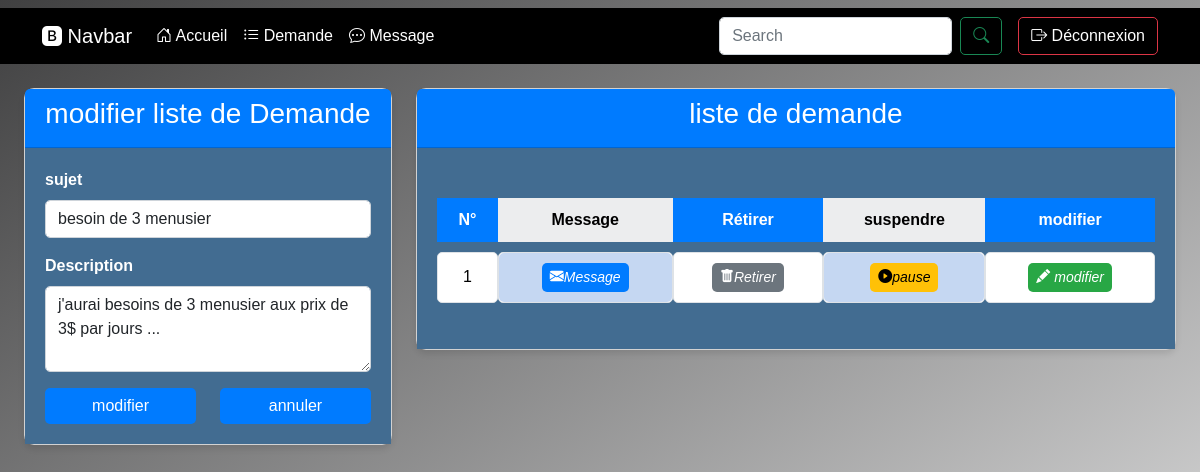
The app's page /page/adminClient/demande.php?mod=34 (signed in) with its own data.
### tables this page shows
CREATE TABLE `demande` (
  `id_de` int NOT NULL AUTO_INCREMENT,
  `description` text,
  `id_cl` int DEFAULT NULL,
  `sujet` text,
  `suspendu` tinyint(1) DEFAULT NULL,
  PRIMARY KEY (`id_de`),
  KEY `nt` (`id_cl`),
  CONSTRAINT `nt` FOREIGN KEY (`id_cl`) REFERENCES `client` (`id_cl`)
);

### models/class/class_demande.php (called while the page is built, shortened)
<?php
class demande{
    private $id;
    private $con;
    public function __construct($con){
        $this->con=$con;
    }
    public function set_id($id) : void{$this->id=$id;}
    public function afficher(){
        $query="select * from demande where id_cl=? order by id_de DESC";
        $stmt=$this->con->prepare($query);
        $stmt->execute(array($_SESSION["patron"]));
        return $stmt;
    }
    public function selection_une(){
        $query="select sujet,description from demande where id_de=? and id_cl=?";
        $stmt=$this->con->prepare($query);
        $stmt->execute(array($this->id,$_SESSION["patron"]));
        return $stmt->fetch();
    }
}
?>

### page/adminClient/demande.php (the view, shortened to what this page needs)
<?php
require_once("../../connexion/conn.php");
require_once("../../models/class/class_demande.php");
$db = new connexion();
$conn = $db->getconnexion();
$valeur = new demande($conn);
$requte=new recherche($conn);
if(isset($_POST["query"]) and ! empty($_POST["query"])){
    $requte->set_query(htmlspecialchars($_POST["query"]));
    $val=$requte->demande_client();
    $values=$_POST["query"];
}else{
    $val = $valeur->afficher();
}
if(isset($_GET["mod"]) and ! empty($_GET["mod"])){
    $valeur->set_id(htmlspecialchars($_GET["mod"]));
    $modifier= $valeur->selection_une();
}
?>
<!DOCTYPE html>
<html lang="en">
<head>
    <link rel="stylesheet" href="../../bootstrap.css">
    <link rel="stylesheet" href="../../bootsrap-icons/font/bootstrap-icons.css">
    <link rel="stylesheet" href="../../style/demande.css">
</head>
<body>
    <?php require_once("../../navbar/navbarClient.php") ?>
    <div class="row p-4">
        <div class="col-lg-4">
            <?php if(isset($_GET["mod"]) and ! empty($_GET["mod"])){ ?>
            <div class="card">
                <div class="card-header">
                    <h3 class="text-center">modifier liste de Demande</h3>
                </div>
                <div class="card-body">
                    <form action="../../models/controleur/controleur_demande.php" method="post">
                        <div class="mb-3">
                            <label for="" class="form-label">sujet</label>
                            <input value="<?= $modifier["sujet"] ?>" name="sujet" required autocomplete="off" type="text" class="form-control">
                        </div>
                        <div class="mb-3">
                            <label for="" class="form-label">Description</label>
                            <textarea required autocomplete="off" class="form-control" name="description" id="" rows="3"><?= $modifier["description"] ?></textarea>
                        </div>
                        <div class="row">
                            <div class="col-lg-6">
                                <button type="submit" class="btn btn-primary w-100">modifier</button>
                            </div>
                            <div class="col-lg-6">
                                <a href="?" class="btn btn-primary w-100">annuler</a>
                            </div>
                        </div>
                    </form>
                </div>
            </div>
            <?php } ?>
        </div>
        <div class="col-lg-8">
            <div class="card">
                <div class="card-header">
                    <h3 class="text-center"> liste de demande</h3>
                </div>
                <div class="card-body">
                    <div
                        class="table-responsive">
                        <table
                            class="table table-striped-columns table-hover table-borderless table-primary align-middle">
                            <thead class="table-light">
                                <tr>
                                    <th>N°</th>
                                    <th>Message</th>
                                    <th>Rétirer</th>
                                    <th>suspendre</th>
                                    <th>modifier</th>
                                </tr>
                            </thead>
                            <tbody class="table-group-divider">
                            <?php
                                $i = 0;
                                $data = $val->fetchAll(PDO::FETCH_ASSOC);
                                foreach ($data as $contenu) {
                                    $i++;
                                ?>
                                    <tr
                                        class="table-primary">
                                        <td><?= $i ?></td>
                                        <td>
                                            <button
                                                type="button"
                                                class="btn btn-primary btn-sm"
                                                data-bs-toggle="modal"
                                                data-bs-target="#modalId-<?= $i ?>">
                                                <i class="bi bi-envelope-fill">Message</i>
                                            </button>
                                        </td>
                                        <td>
                                            <a href="../../models/controleur/controleur_demande.php?sup=<?= $contenu["id_de"] ?>" class="btn btn-secondary btn-sm"><i class="bi bi-trash-fill">Retirer</i></a>
                                        </td>
                                        <td>
                                            <?php if ($contenu["suspendu"] == 1) { ?>
                                                <a href="../../models/controleur/controleur_demande.php?id_pause=<?= $contenu["id_de"] ?> && susp" class="btn btn-warning btn-sm"><i class="bi bi-pause-circle-fill">relancer</i></a>
                                            <?php } else { ?>
                                                <a href="../../models/controleur/controleur_demande.php?id_pause=<?= $contenu["id_de"] ?> && pause" class="btn btn-warning btn-sm"><i class="bi bi-play-circle-fill">pause</i></a>
                                            <?php } ?>
                                        </td>
                                        <td>
                                            <a
                                                href="?mod=<?= $contenu["id_de"] ?>"
                                                class="btn btn-success btn-sm">
                                                <i class="bi bi-pencil-fill"> modifier</i>
                                            </a>
                                        </td>
                                    </tr>
                                <?php } ?>
                            </tbody>
                        </table>
                    </div>
                </div>
            </div>
        </div>
    </div>
</body>
</html>

### style/demande.css (style rules this page uses)
* { font-size: 1em; }
body { font-family: Arial, sans-serif; background: linear-gradient(to bottom right, rgba(16, 16, 17, 0.8), rgba(49, 51, 53, 0.1)), url("../image/image_developement/client.jpg"); background-size: cover; background-attachment: fixed; margin: 0; padding: 0; }
.card { border-radius: 10px; box-shadow: 0 4px 6px rgba(0, 0, 0, 0.1); }
.card-header { background-color: #007bff; color: #fff; text-align: center; font-weight: bold; }
.card-body { padding: 20px; }
form .form-label { font-weight: bold; color: #495057; }
form .form-control { border-radius: 5px; border: 1px solid #ced4da; }
form .btn-primary { background-color: #007bff; border: none; border-radius: 5px; transition: background-color 0.3s ease; }
.table { margin-top: 20px; border-collapse: separate; border-spacing: 0 10px; }
.table th { background-color: #007bff; color: #fff; text-align: center; padding: 10px; }
.table td { text-align: center; padding: 10px; background-color: #ffffff; border: 1px solid #dee2e6; border-radius: 5px; }
.btn { border-radius: 5px; transition: all 0.3s ease; }
.btn-primary { background-color: #007bff; border: none; }
.btn-secondary { background-color: #6c757d; border: none; }
.btn-warning { background-color: #ffc107; border: none; }
.btn-success { background-color: #28a745; border: none; }
.card-body { background-color: rgb(66, 108, 145); }
.card-body label { color: white; }

### records on screen
demande: sujet "besoin de 3 menusier", description "j'aurai besoins de 3 menusier aux prix de 3$ par jours ..."
